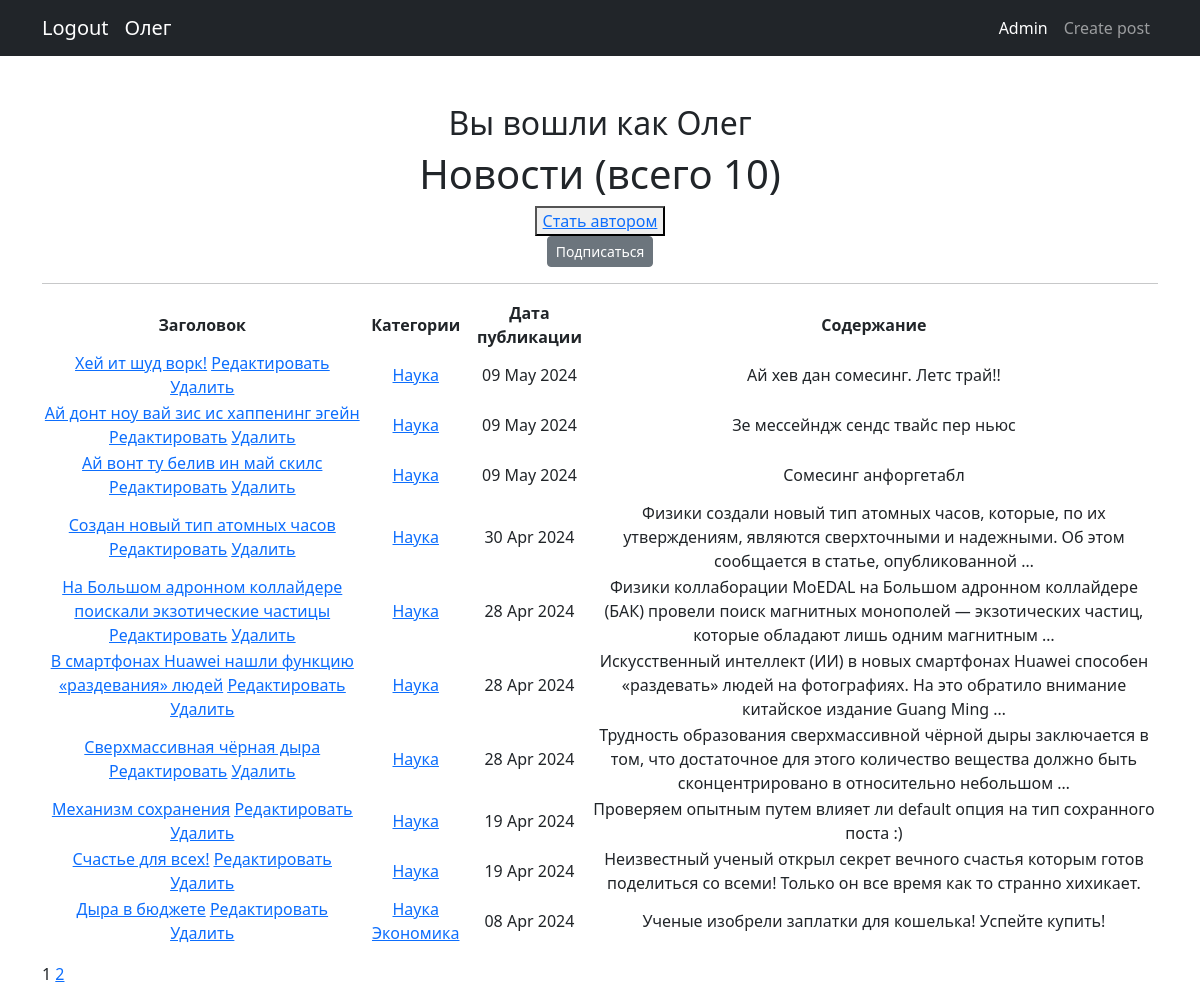
Screenshot of /news/categories/3 (signed in) with the database file from the repository.
### news/models.py (models this page shows, shortened)
class Post(models.Model):
    article = 'AR'
    news = 'NE'
    POSITIONS = [
        (article, 'Статья'),
        (news, 'Новости'),
    ]
    author = models.ForeignKey(Author, on_delete=models.CASCADE)
    news_type = models.CharField(max_length=2, choices=POSITIONS, default=article)
    post_time = models.DateTimeField(auto_now_add=True)
    title = models.CharField(max_length=255)
    text = models.TextField()
    rating = models.IntegerField(default=0)
    category = models.ManyToManyField(Category, through='PostCategory')

class Category(models.Model):
    name = models.CharField(max_length=100, unique=True)
    subscribers = models.ManyToManyField(User, blank=True, related_name='categories')
    def __str__(self):
        return f'{self.name}'

### news/views.py (the view)
# urls.py: path('categories/<int:pk>', CategoryListView.as_view(), name='category_list'),
class CategoryListView(NewsList):
    model = Post
    template_name = 'category_list.html'
    context_object_name = 'category_news_list'
    def get_queryset(self):
        self.category = get_object_or_404(Category, id=self.kwargs['pk'])
        queryset = Post.objects.filter(category=self.category).order_by('-post_time')
        return queryset
    def get_context_data(self, **kwargs):
        context = super().get_context_data(**kwargs)
        context['is_not_subscriber'] = self.request.user not in self.category.subscribers.all()
        context['category'] = self.category
        return context

### news/templatetags/custom_tags.py (called while the page is built)
@register.simple_tag(takes_context=True)
def url_replace(context, **kwargs):
    d = context['request'].GET.copy()
    for k, v in kwargs.items():
        d[k] = v
    return d.urlencode()

### news/views.py (called while the page is built)
    def get_context_data(self, **kwargs):
        context = super().get_context_data(**kwargs)
        context['is_not_author'] = not self.request.user.groups.filter(name='authors').exists()
        return context

### templates/category_list.html (shortened to what this page needs)
{% extends 'flatpages/default.html' %}
{% load custom_filters %}
{% load custom_tags %}
{% block content %}
<h2>Вы вошли как {{ request.user.username }}</h2>
    <h1>Новости (всего {{ category_news_list|length }})</h1>
{% if is_not_author %}
    <button><a href="{% url 'upgrade' %}">Стать автором</a></button>
{% endif %}
{% if is_not_subscriber %}
<p class="text-center"><a href="{% url 'subscribe' category.id %}" class="btn btn-secondary btn-sm">Подписаться</a></p>
{% endif %}
    <hr>
{% if category_news_list %}
    <table>
        <tr>
            <td><b>Заголовок</b></td>
            <td><b>Категории</b></td>
            <td><b>Дата публикации</b></td>
            <td><b>Содержание</b></td>
        </tr>
        {% for news in category_news_list %}
        <tr>
            <td>
                <a href="{% url 'news_detail' news.id %}">{{ news.title|censor }}</a>
                <a href="{% url 'news_edit' news.id %}"><u>Редактировать</u></a>
                <a href="{% url 'news_delete' news.id %}"><u>Удалить</u></a>
            </td>
            <td>
                {% for category in news.category.all %}
                    <a href="{% url 'category_list' category.id %}">{{ category }}</a>
                {% endfor %}
            </td>
            <td>{{ news.post_time|date:"d M Y" }}</td>
            <td>{{ news.text|truncatewords:20|censor }}</td>
        </tr>
        {% endfor %}
    </table>
{% else %}
    <h2>Новостей нет!</h2>
{% endif %}
<div class="pagination">
    <span class="step-links">
        <span class="current">
            {% if  page_obj.paginator.num_pages != 1 %}
                {{ page_obj.number }}
            {% endif %}
        </span>
        {% if page_obj.has_next %}
            <a href="?{% url_replace page=page_obj.next_page_number %}">{{ page_obj.next_page_number }}</a>
        {% endif %}
    </span>
</div>
{% endblock content %}

### templates/flatpages/default.html (shortened to what this page needs)
<!DOCTYPE html>
<html lang="en">
    <head>
        {% load static %}
        <link href="{% static 'css/styles.css' %}" rel="stylesheet" />
    </head>
    <body>
        <nav class="navbar navbar-expand-lg navbar-dark bg-dark">
            <div class="container">
                {% if not request.user.username %}
                <a class="navbar-brand" href="/accounts/login">Login</a>
                {% else %}
                <a class="navbar-brand" href="/accounts/logout">Logout</a>
                <a class="navbar-brand">{{ request.user.username }}</a>
                {% endif %}
                {% load cache %}
                {% cache 900 navbar %}
                    <div class="collapse navbar-collapse" id="navbarSupportedContent">
                        <ul class="navbar-nav ms-auto mb-2 mb-lg-0">
                            <li class="nav-item"><a class="nav-link active" aria-current="page" href="/admin/">Admin</a></li>
                            <li class="nav-item"><a class="nav-link" href="create/">Create post</a></li>
                        </ul>
                    </div>
                {% endcache %}
                </div>
            </nav>
        <div class="container">
            <div class="text-center mt-5">
                {% block content %}{% endblock content %}
            </div>
        </div>
    </body>
</html>

### rows the page displays
Post: title|censor "Хей ит шуд ворк!", post_time "09 May 2024", text|censor "Ай хев дан сомесинг. Летс трай!!"
Category: name "Наука"
Post: title|censor "Ай донт ноу вай зис ис хаппенинг эгейн", post_time "09 May 2024", text|censor "Зе мессейндж сендс твайс пер ньюс"
Post: title|censor "Ай вонт ту белив ин май скилс", post_time "09 May 2024", text|censor "Сомесинг анфоргетабл"
Post: title|censor "Создан новый тип атомных часов", post_time "30 Apr 2024", text|censor "Физики создали новый тип атомных часов, которые, по их утверждениям, являются сверхточными и надежными. Об этом сообщается в статье, опубликованной …"
Post: title|censor "На Большом адронном коллайдере поискали экзотические частицы", post_time "28 Apr 2024", text|censor "Физики коллаборации MoEDAL на Большом адронном коллайдере (БАК) провели поиск магнитных монополей — экзотических частиц, которые обладают лишь одним магнитным …"
Post: title|censor "В смартфонах Huawei нашли функцию «раздевания» людей", post_time "28 Apr 2024", text|censor "Искусственный интеллект (ИИ) в новых смартфонах Huawei способен «раздевать» людей на фотографиях. На это обратило внимание китайское издание Guang Ming …"
Post: title|censor "Сверхмассивная чёрная дыра", post_time "28 Apr 2024", text|censor "Трудность образования сверхмассивной чёрной дыры заключается в том, что достаточное для этого количество вещества должно быть сконцентрировано в относительно небольшом …"
Post: title|censor "Механизм сохранения", post_time "19 Apr 2024", text|censor "Проверяем опытным путем влияет ли default опция на тип сохранного поста :)"
Post: title|censor "Счастье для всех!", post_time "19 Apr 2024", text|censor "Неизвестный ученый открыл секрет вечного счастья которым готов поделиться со всеми! Только он все время как то странно хихикает."
Post: title|censor "Дыра в бюджете", post_time "08 Apr 2024", text|censor "Ученые изобрели заплатки для кошелька! Успейте купить!"
Category: name "Экономика"

### other values shown
{{ request.user.username }} "Олег"
{{ category_news_list|length }} "10"
{{ page_obj.number }} "1"
{{ page_obj.next_page_number }} "2"
